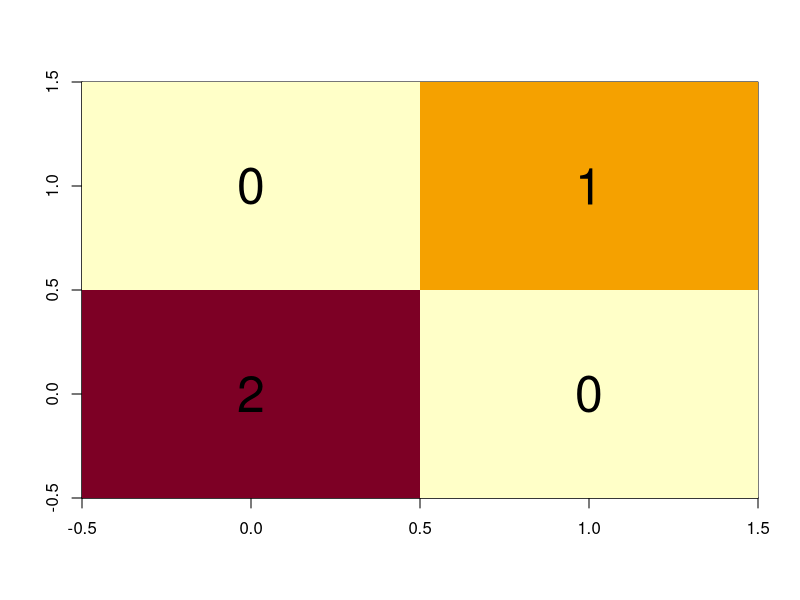
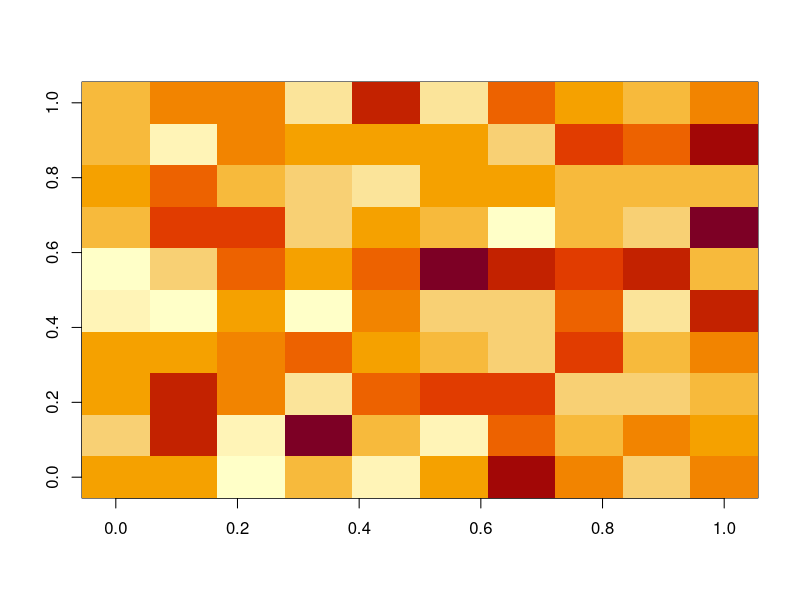
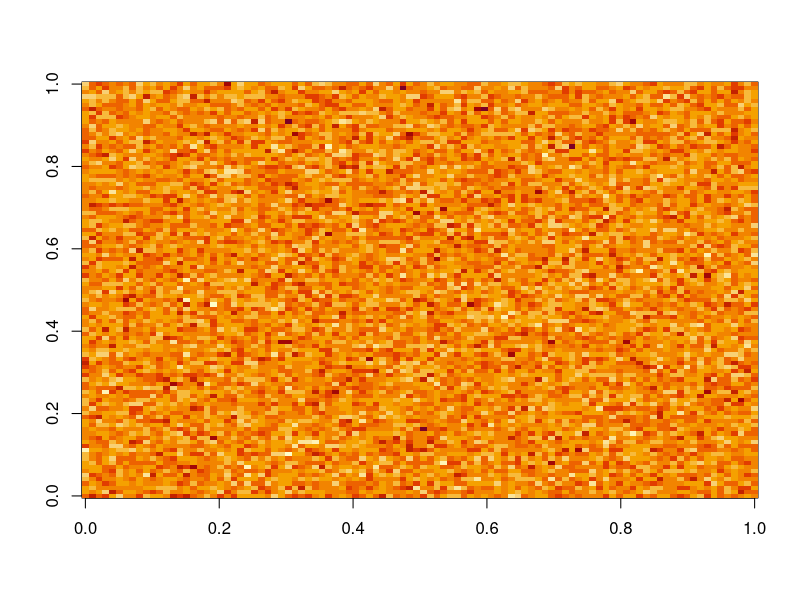

These charts were generated, in order, by the following R code:
# Lab 6: Browser(), Image() and Vectorized Calculations

# 6.1 Using browser() to debug a function
# Putting browser() inside of a function allows you to interrupt the execution
# and check the variables in the environment at the point where browser() was inserted.
# Use 'c' to exit browser mode.

# Example 6.1:
foo <- function(x, y){
  z <- x*y
  browser()
  return(z*sqrt(z))
}

foo(3, 4)

# 6.2 Using image() to visualize a matrix
# image() allows you to visualize a matrix via a color grid (like a heat map),
# with the matrix values corresponding to pixel intensity on image.

# Example 6.2: to have a sense of what image does:
# In this project you are using 0 for no cars, 1 for red cars and 2 for blue cars.
mat <- matrix(c(2,0,0,1), 2, 2)
mat
image(mat)

# x axis corresponds to row number, y axis corresponds to column number, with column 1 at bottom.
# A 90-degree counter-clockwise rotation of your original matrix.
# So this visualization here corresponds to:
#  0   1
#  2   0
text(x=c(0,0,1,1), y=c(0,1,0,1), labels=c(2,0,0,1), cex=3)
# Remember dark red (instead of lighter colors) represents vacancy/less crowded,
# if you use the default color options of image().

# Example 6.3: image() is a straightforward way to visualize matrices, especially for big ones:
big.mat <- matrix(rnorm(100), 10, 10)
big.mat
image(big.mat)

bigger.mat <- matrix(rnorm(10000), 100, 100)
View(bigger.mat)
image(bigger.mat)

# 6.3 Vectorized Calculations in R
# Use vectorized calculations to avoid loops and make things faster.

# Example 6.4
a <- c(1,2,3,4,5)
a^2
#What will happen?

# Example 6.5: Vectorized v.s. For Loop
x <- c(1,2,3)
y <- c(4,5,6)

# Suppose we want to have z[i] = x[i] + y[i]
# In other programming languages, this is done using a for loop:
z <- rep(0,3)
for (i in 1:3){z[i] <- x[i] + y[i]}
z

# But in R this is simply done by x+y:
z <- x + y
z

# Example 6.6: Dot Product
# Write a function that returns the dot product of two vectors.
# Remember for dot product AB = A1B1 + A2B2 + A3B3 + ......

dotProd <- function(x,y){ #Using loop
  if (length(x) != length(y)){stop("x and y must have same length")}
  z <- rep(0, length(x))
  for (i in 1:length(x)){
    z[i] <- x[i]*y[i]
  }
  return(sum(z))
}

dotProd_vec <- function(x,y){ #Using vectorized calculation
  if (length(x) != length(y)){stop("x and y must have same length")}
  return(sum(x*y))
}

#Some test
a <- rnorm(100)
b <- runif(100)

dotProd(a,b)
dotProd_vec(a,b)
#Same result. 